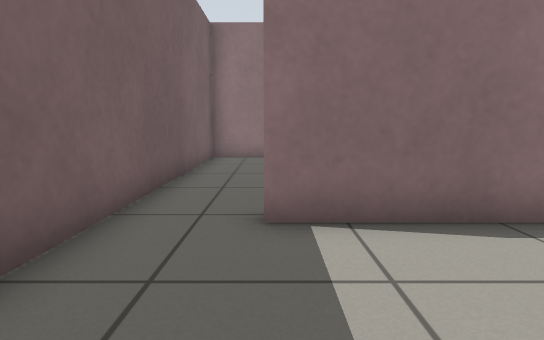
[1] (above)

15 first-person views from a walk through a Gazebo world. The camera is 0.64 m above the floor, tilts 8° down and sees 80° across. The floor is counted in squares, 0.5 m on a side. Each view is taken from the middle of a square. On the plan, view 1 faces up. The plan holds only what a view shows up to about 14 squares ahead; the rest is blank.

[2]
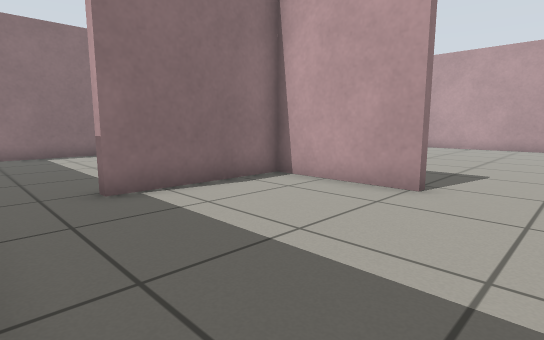

[3]
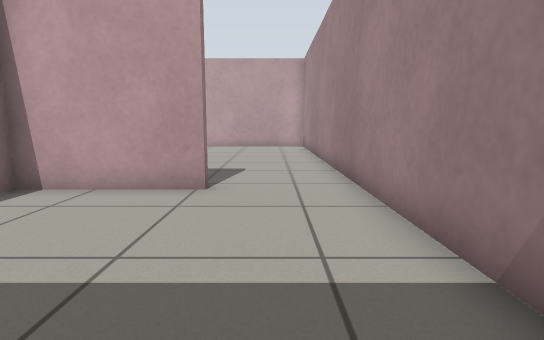

[4]
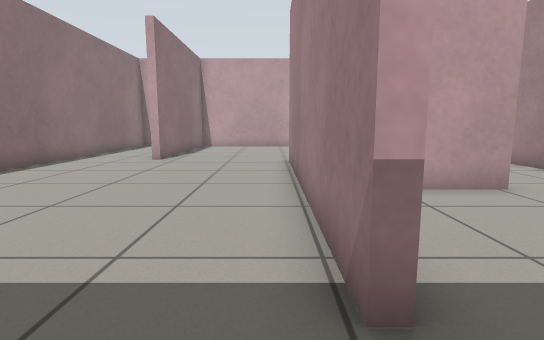

[5]
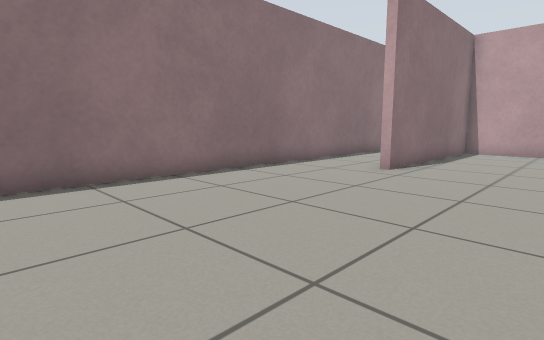

[6]
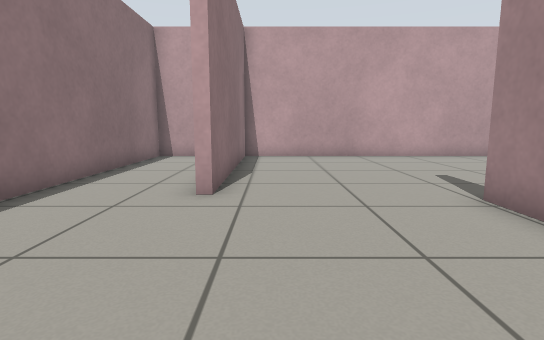

[7]
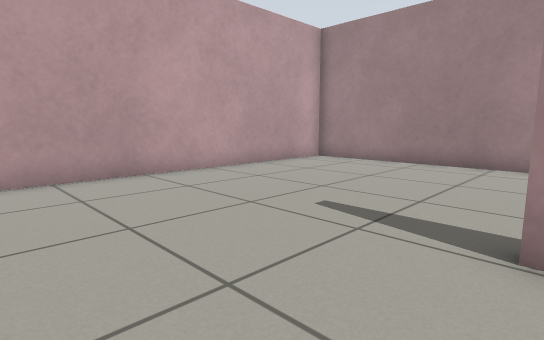

[8]
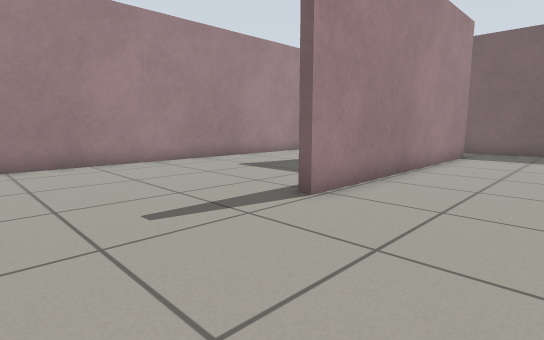

[9]
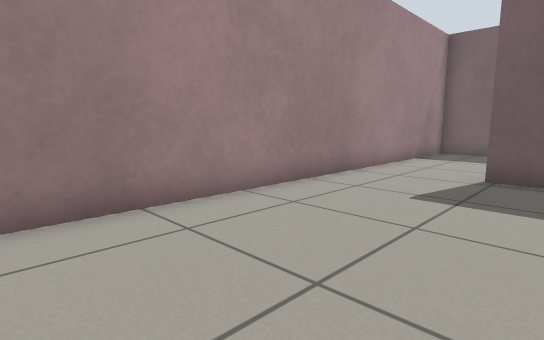

[10]
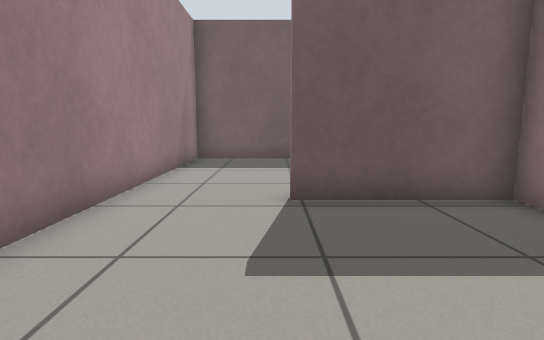

[11]
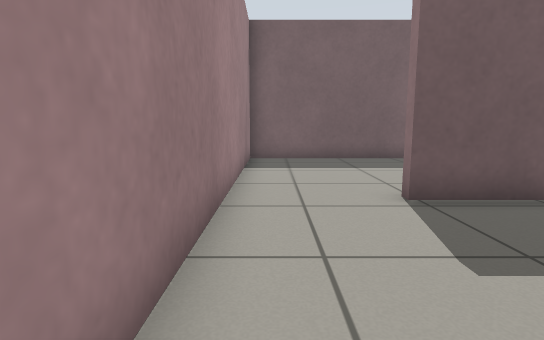

[12]
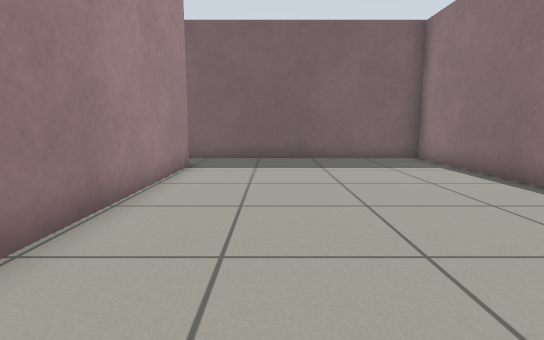

[13]
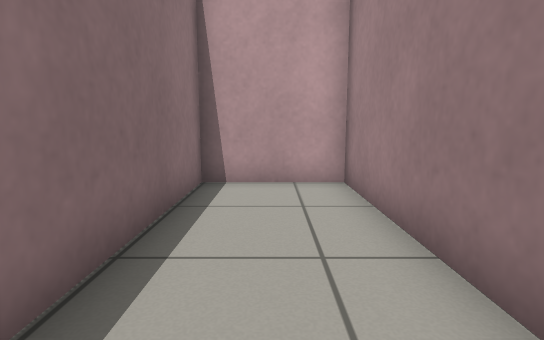

[14]
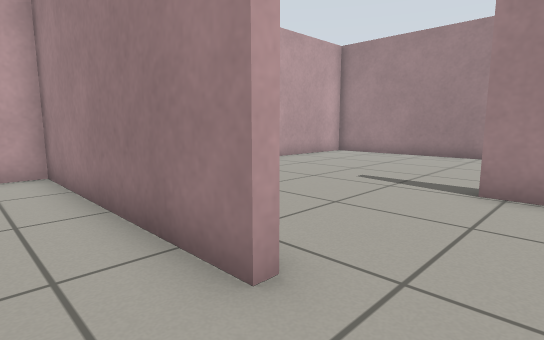

[15]
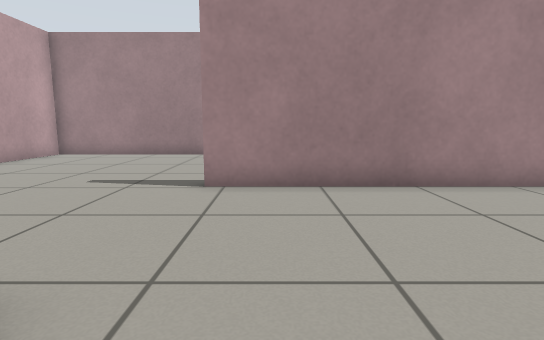

### Floor plan
Points are (right, up) in squares from view 1. A wall is a line through its corners. A room is listed if a view was taken in it or the views show most of it. See-through windows are left out.
Room 1 (views 1, 2, 3)
walls: (4.3, 0.2) (4.3, 4.1) (-0.1, 4.1) (-0.1, 4.4); (-2.3, 4.4) (-2.3, -2.8) (5.4, -2.8)
ways out: opening at (-1.5, 4) to room 2; opening at (5, -1) to room 3
Room 2 (views 4, 5, 6, 13, 14, 15)
walls: (9.8, 9.4) (17.1, 9.4) (17.1, 12.6) (-2.3, 12.6) (-2.3, 4.4); (-0.1, 4.4) (8.4, 4.4)
ways out: opening at (-1.5, 4) to room 1; opening at (9, 7) to room 3
Room 3 (views 7, 8, 9, 10, 11, 12)
walls: (8.4, 4.4) (9.4, 4.4) (9.4, 4); (4.6, 4.1) (4.6, 0.2); (5.4, -2.8) (17.1, -2.8) (17.1, 9.1) (9.8, 9.1) (9.8, 9.4)
ways out: opening at (5, -1) to room 1; opening at (9, 7) to room 2

Positions as (right, up) in squares from view 1, and headings:
1: (0, 0), facing up
2: (-2, -2), facing up-right
3: (-2, -1), facing right
4: (-2, 5), facing right
5: (1, 5), facing up-right
6: (4, 8), facing right
7: (9, 8), facing down-right
8: (14, 8), facing down-left
9: (13, 2), facing down-left
10: (10, 0), facing left
11: (10, -2), facing left
12: (10, 7), facing left
13: (10, 11), facing right
14: (8, 11), facing down-right
15: (8, 11), facing down
